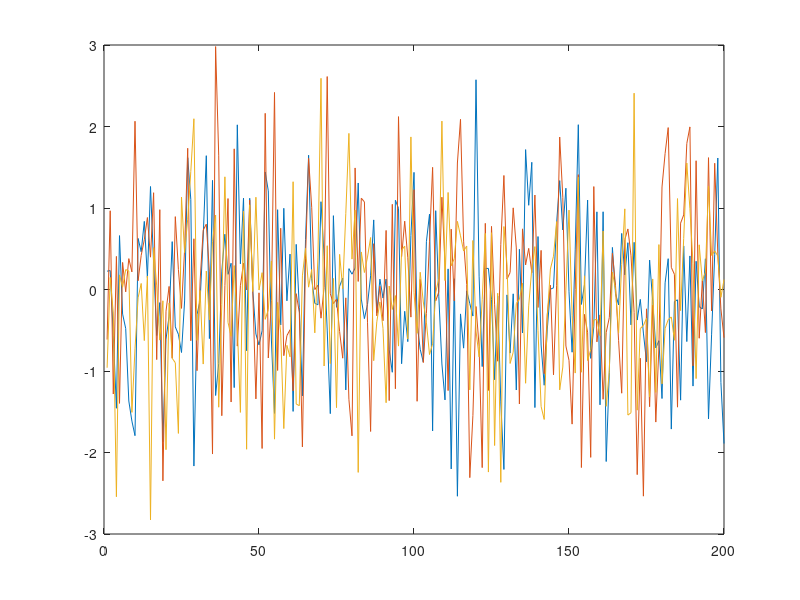
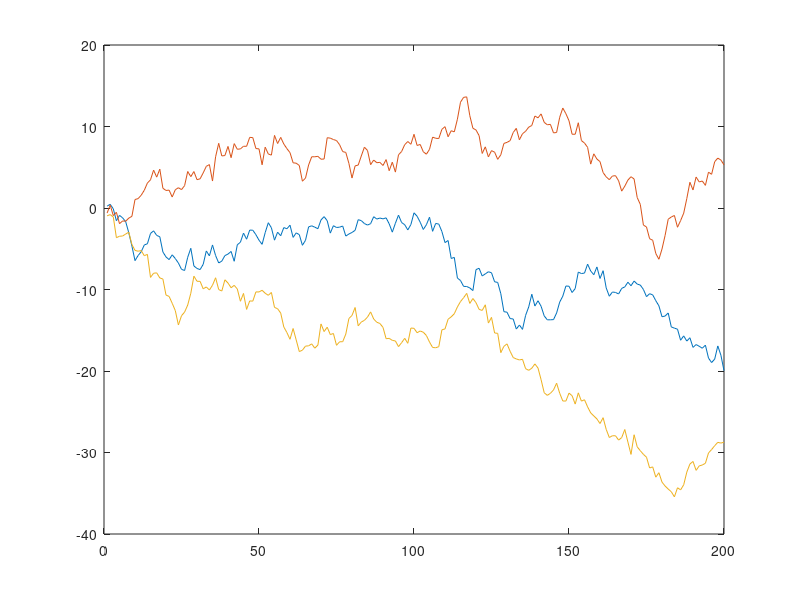

These charts were generated, in order, by the following MATLAB code: (Note: this script raises an error after producing the figures.)
addpath("functions")

clc
clear
close all

%%----------------------------------------------------------
% Generate 3 random sequences (i.e. 'white noise') each at least 200’000 samples
%%----------------------------------------------------------

wn_sq = cell(3,1);
for i = 1:length(wn_sq)
    wn_sq{i} = randn(1,200e0);
end

figure(1)
for i = 1:length(wn_sq)
    plot(wn_sq{i})
    hold on
end
hold off
pause(.5)


%%----------------------------------------------------------
% Use these sequences to generate accumulated noise also called 'random walk'
%%----------------------------------------------------------

rw_sq = cellfun(@cumsum, wn_sq, "UniformOutput", false);

figure(2)
for i = 1:length(rw_sq)
    plot(rw_sq{i})
    hold on
end
hold off
pause(.5)


%%----------------------------------------------------------
% Use previously generated random sequences to generate 1st order Gauss-Markov
% process for two correlation times
%%----------------------------------------------------------

T1 = 2000;
T2 = 500;

GM_sq = cellfun(@GaussMarkovProcess, wn_sq, {[T1; T2]}, "UniformOutput", false);

figure(3)
for i = 1:length(GM_sq)
    plot(GM_sq{i}(1,:), '-.', 'color', colormap(lines(10))(i,:))
    hold on
    plot(GM_sq{i}(2,:), '--', 'color', colormap(lines(10))(i,:))
    hold on
end
hold off
pause(.5)


%%----------------------------------------------------------
% Save all realizations into a text file in a column format per stochastic process, 8 digits after 0
%%----------------------------------------------------------

for i = 1:length(wn_sq)
    filename = sprintf("output%d.txt", i);
    header = "# WhiteNoise\tRandomWalk\tGaussMarkov1\tGaussMarkov2\n";
    save_to_file(filename, header, [wn_sq{i}', rw_sq{i}', GM_sq{i}']);
end
